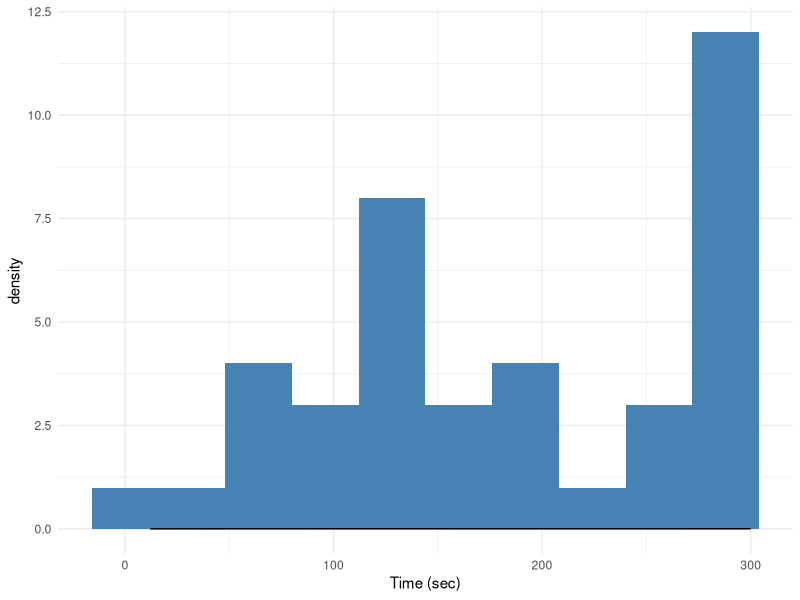

Reproduce this figure in R.
## ---- chunk 1
library(tidyverse)
## ---- chunk 2
mini <- read_csv("data/mini_times.csv")
## ---- chunk 3
ggplot(data = mini, 
       aes(x = `Time (sec)`)) +
  geom_histogram(bins = 10, fill = "steelblue") +
  geom_density()+
  theme_minimal()
  
